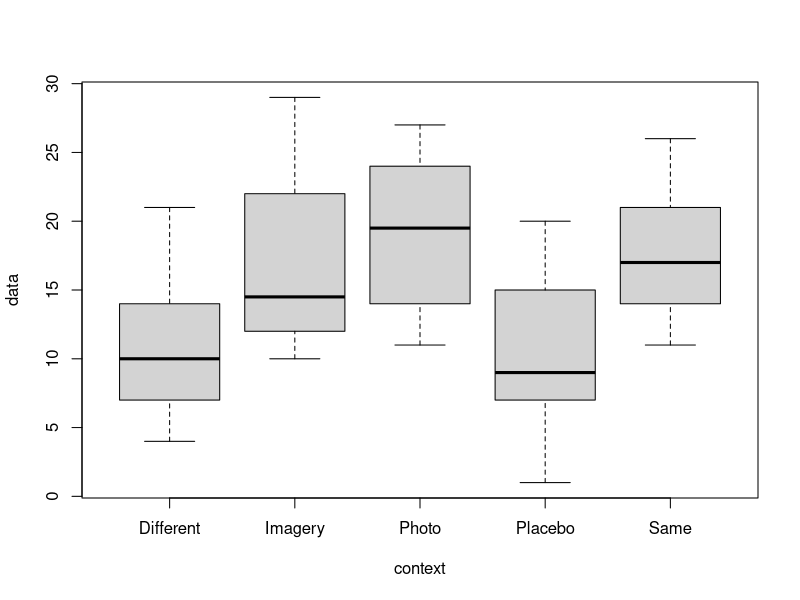

Generate this figure with R: (Note: this script raises an error after producing the figure.)
Same <- data.frame(data=c(25,26,17,15,14,17,14,20,11,21), context = "Same")
Different <- data.frame(data=c(11,21,9,6,7,14,12,4,7,19), context = "Different")
Imagery <- data.frame(data=c(14,15,29,10,12,22,14,20,22,12), context = "Imagery")
Photo <- data.frame(data=c(25,15,23,21,18,24,14,27,12,11), context = "Photo")
Placebo <- data.frame(data=c(8,20,10,7,15,7,1,17,11,4), context = "Placebo")
Smith <- data.frame(rbind(Same,Different,Imagery,Photo,Placebo))

# Średnie w obu grupach + wykres
aggregate(Smith$data, 
          list(DOSE = Smith$context), 
          FUN = mean)
boxplot(data ~ context, data = Smith)

# Wykonaj test analizy wariancji w celu sprawdzenia, 
# czy liczba zapamiętanych słów zależy od kontekstu sprawdzania wiedzy.

# aov - analysis of variance
summary(aov(data ~ context, data = Smith))

# Pr(>F) - to jest p wartość
# 0.00112 < 0.05 - odzrucamy H0 a więc przynajmniej dwie średnie są od siebie istotnie różne

# Sprawdzanie założeń modelu jednoczynnikowej analizy wariancji

# Normalność błędów losowych
shapiro.test(lm(data ~ context, data = Smith)$residuals)

# 0.05636 > 0.05 a więc rozkład jest normalny, brak podstaw do odrzucenia H0

# Równość wariancji
bartlett.test(data ~ context, data = Smith)
# 0.9818 > 0.05 H0 akceptujemy, równość wariancji

fligner.test(data ~ context, data = Smith)
# 0.976 > 0.05 H0 akceptujemy, równość wariancji

# install.packages("car", dependencies = TRUE)
library(car)
leveneTest(data ~ context, data = Smith)
# 0.9551 > 0.05 H0 akceptujemy, równość wariancji

leveneTest(data ~ context, data = Smith, center = "mean")
# 0.9281 > 0.05 H0 akceptujemy, równość wariancji

# Analizy post hoc wykonujemy aby dowiedzieć się które średnie się istotnie różnią

# 1 podejście - test t-studenta
pairwise.t.test(Smith$data, Smith$context, data = Smith)
#         Different Imagery Photo Placebo
# Imagery 0.110     -       -     -      
# Photo   0.025     1.000   -     -      
# Placebo 1.000     0.057   0.009 -      
# Same    0.057     1.000   1.000 0.025  

# 2 podejście - test Tukey'a
TukeyHSD(aov(data ~ context, data = Smith))
#                   diff        lwr       upr     p adj
# Imagery-Different    6  -1.188363 13.188363 0.1419858
# Photo-Different      8   0.811637 15.188363 0.0223300
# Placebo-Different   -1  -8.188363  6.188363 0.9946604
# Same-Different       7  -0.188363 14.188363 0.0596787
# Photo-Imagery        2  -5.188363  9.188363 0.9320355
# Placebo-Imagery     -7 -14.188363  0.188363 0.0596787
# Same-Imagery         1  -6.188363  8.188363 0.9946604
# Placebo-Photo       -9 -16.188363 -1.811637 0.0075967
# Same-Photo          -1  -8.188363  6.188363 0.9946604
# Same-Placebo         8   0.811637 15.188363 0.0223300

# 3 podejście 
# install.packages("agricolae")
# library(agricolae)
HSD.test(aov(data ~ context, data = Smith), "context", console = TRUE)
#           data groups
# Photo       19      a
# Same        18     ab
# Imagery     17    abc
# Different   11     bc
# Placebo     10      c
# Grupy łączne: Photo, Same, Imagery
#               Same, Imagery, Different
#               Imagery, Different, Placebo
SNK.test(aov(data ~ context, data = Smith), "context", console = TRUE)
#           data groups
# Photo       19      a
# Same        18      a
# Imagery     17      a
# Different   11      b
# Placebo     10      b
# To nam ładnie odcina Photo Same Imagery w jednej grupie, Different i Placebo w drugiej
LSD.test(aov(data ~ context, data = Smith), "context", console = TRUE)

scheffe.test(aov(data ~ context, data = Smith), "context", console = TRUE)
# Test Scheffera jest najbardziej konserwatywny

# porównanie z testami nieparametrycznymi
aggregate(Smith$data, list(DOSE = Smith$context),
          FUN = median)
kruskal.test(data ~ context, data = Smith)
# 0.002604 < 0.05 odrzucamy H0, a więc mediany są istotnie różne

pairwise.wilcox.test(Smith$data, Smith$context, data = Smith)

# install.packages("FSA")
# library(FSA)
dunnTest(data ~ context, data = Smith, method = "bh")
#             Comparison          Z     P.unadj      P.adj
# 1  Different - Imagery -2.0753448 0.037954590 0.06325765
# 2    Different - Photo -2.8055587 0.005022943 0.02511471
# 3      Imagery - Photo -0.7302139 0.465259440 0.66465634
# 4  Different - Placebo  0.1844751 0.853640764 0.85364076
# 5    Imagery - Placebo  2.2598199 0.023832431 0.04766486
# 6      Photo - Placebo  2.9900338 0.002789466 0.02789466
# 7     Different - Same -2.5288461 0.011443820 0.02860955
# 8       Imagery - Same -0.4535013 0.650187828 0.81273479
# 9         Photo - Same  0.2767126 0.782000765 0.86888974
# 10      Placebo - Same -2.7133212 0.006661251 0.02220417